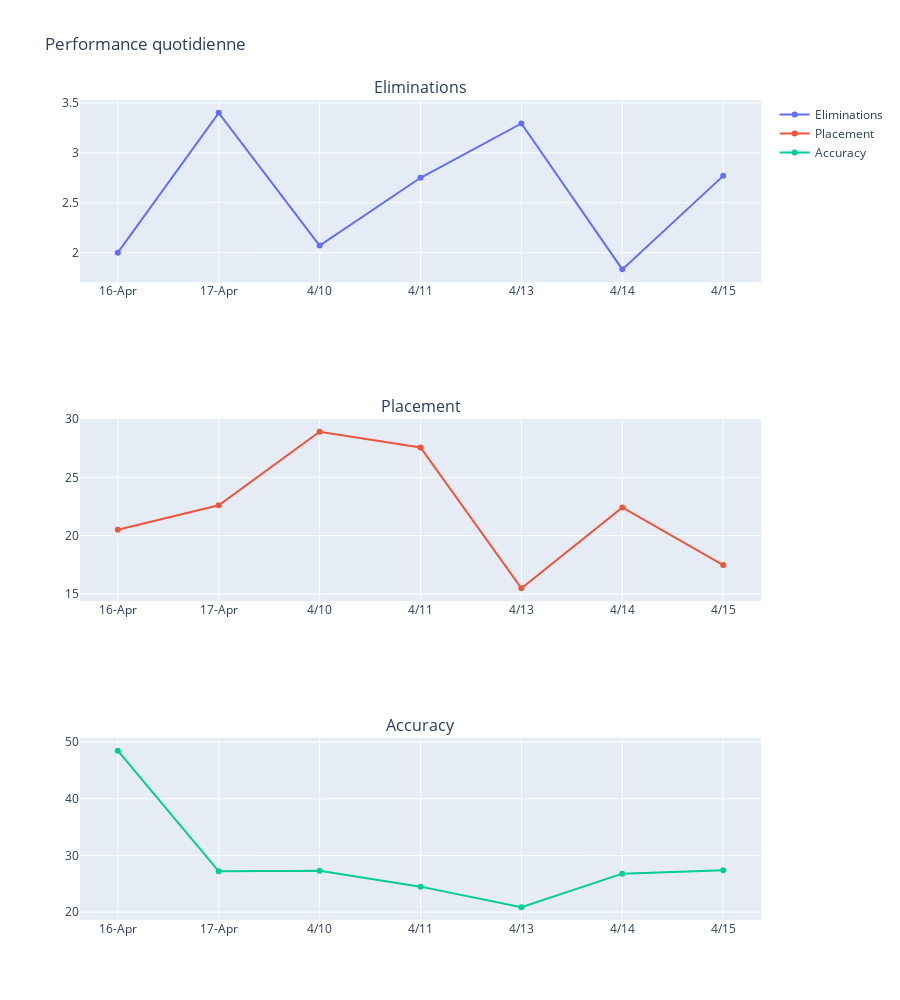
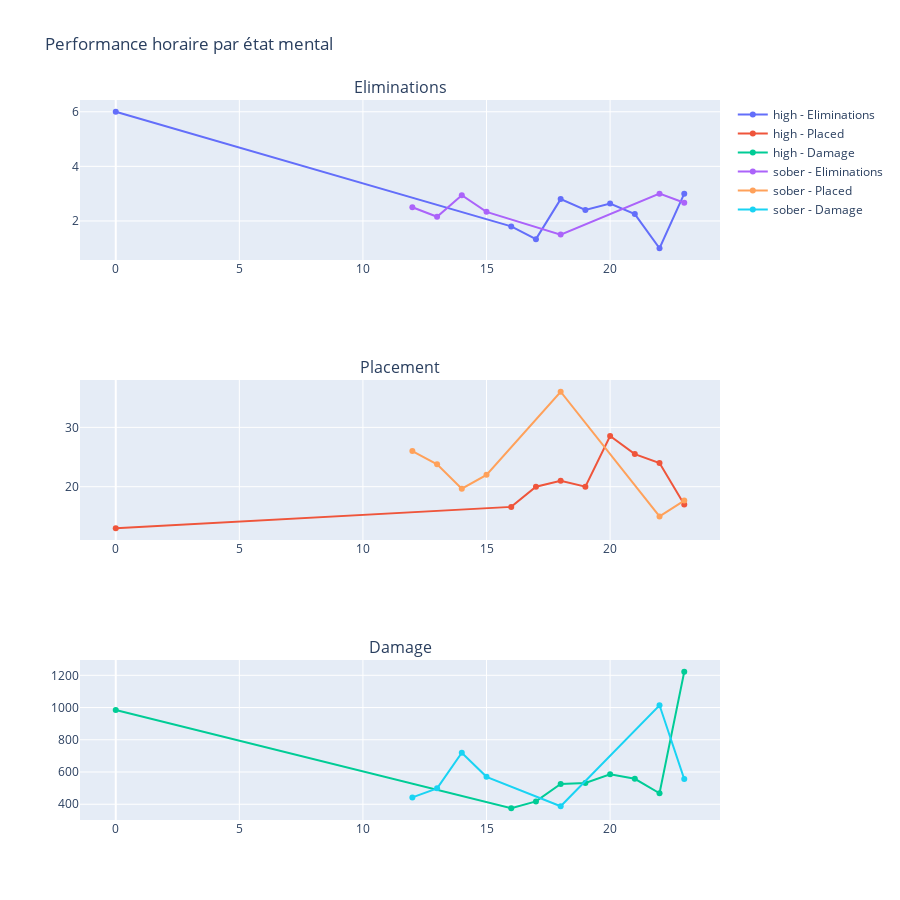

The cell these charts' notebook holds for them, in order:
### Code cell
%pip install nbformat

import pandas as pd
import numpy as np
import matplotlib.pyplot as plt
import seaborn as sns
import plotly.express as px
import plotly.graph_objects as go
from plotly.subplots import make_subplots

df = pd.read_csv('./Data/processed/FortniteStatistics.csv')

def plot_daily_performance():
    daily_stats = df.groupby('Date').agg({
        'Eliminations': 'mean',
        'Placed': 'mean',
        'Accuracy': lambda x: x.str.rstrip('%').astype(float).mean()
    })
    
    fig = make_subplots(rows=3, cols=1, subplot_titles=('Eliminations', 'Placement', 'Accuracy'))
    
    fig.add_trace(go.Scatter(x=daily_stats.index, y=daily_stats['Eliminations'], mode='lines+markers', name='Eliminations'), row=1, col=1)
    fig.add_trace(go.Scatter(x=daily_stats.index, y=daily_stats['Placed'], mode='lines+markers', name='Placement'), row=2, col=1)
    fig.add_trace(go.Scatter(x=daily_stats.index, y=daily_stats['Accuracy'], mode='lines+markers', name='Accuracy'), row=3, col=1)
    
    fig.update_layout(height=1000, title_text="Performance quotidienne")
    return fig

def combat_analysis():
    plt.figure(figsize=(30, 10))
    
    plt.subplot(2, 2, 1)
    sns.violinplot(x='Mental State', y='Damage to Players', data=df)
    plt.title('Distribution des dégâts par état mental')
    
    plt.subplot(2, 2, 2)
    sns.scatterplot(data=df, x='Hits', y='Damage to Players', hue='Mental State', size='Head Shots')
    plt.title('Relation Hits/Dégâts')
    
    plt.subplot(2, 2, 3)
    sns.boxplot(x='Mental State', y='Head Shots', data=df)
    plt.title('Distribution des Head Shots')
    
    plt.subplot(2, 2, 4)
    sns.histplot(data=df, x='Accuracy', hue='Mental State', multiple="stack")
    plt.title('Distribution de la précision')
    
    plt.tight_layout()
    plt.show()  

def hourly_performance():
    df['Hour'] = pd.to_datetime(df['Time of Day']).dt.hour
    
    hourly_stats = df.groupby(['Hour', 'Mental State']).agg({
        'Eliminations': 'mean',
        'Placed': 'mean',
        'Damage to Players': 'mean'
    }).reset_index()
    
    fig = make_subplots(rows=3, cols=1, subplot_titles=('Eliminations', 'Placement', 'Damage'))
    
    for state in hourly_stats['Mental State'].unique():
        state_data = hourly_stats[hourly_stats['Mental State'] == state]
        
        fig.add_trace(go.Scatter(x=state_data['Hour'], y=state_data['Eliminations'],
                                mode='lines+markers', name=f'{state} - Eliminations'), row=1, col=1)
        fig.add_trace(go.Scatter(x=state_data['Hour'], y=state_data['Placed'],
                                mode='lines+markers', name=f'{state} - Placed'), row=2, col=1)
        fig.add_trace(go.Scatter(x=state_data['Hour'], y=state_data['Damage to Players'],
                                mode='lines+markers', name=f'{state} - Damage'), row=3, col=1)
    
    fig.update_layout(height=900, title_text="Performance horaire par état mental")
    return fig

daily_perf = plot_daily_performance()
daily_perf.show()

combat_analysis()  

hourly_perf = hourly_performance()
hourly_perf.show()

### Figure 1 — Plotly figure (JSON) as saved in the notebook; plotly's stock layout.template omitted (floating-point values rounded to 4 significant figures)
{"data": [{"mode": "lines+markers", "name": "Eliminations", "type": "scatter", "x": ["16-Apr", "17-Apr", "4/10", "4/11", "4/13", "4/14", "4/15"], "xaxis": "x", "y": [2, 3.4, 2.071, 2.75, 3.294, 1.833, 2.769], "yaxis": "y"}, {"mode": "lines+markers", "name": "Placement", "type": "scatter", "x": ["16-Apr", "17-Apr", "4/10", "4/11", "4/13", "4/14", "4/15"], "xaxis": "x2", "y": [20.5, 22.6, 28.93, 27.58, 15.47, 22.42, 17.46], "yaxis": "y2"}, {"mode": "lines+markers", "name": "Accuracy", "type": "scatter", "x": ["16-Apr", "17-Apr", "4/10", "4/11", "4/13", "4/14", "4/15"], "xaxis": "x3", "y": [48.5, 27.2, 27.29, 24.5, 20.88, 26.79, 27.38], "yaxis": "y3"}], "layout": {"annotations": [{"font": {"size": 16}, "showarrow": false, "text": "Eliminations", "x": 0.5, "xanchor": "center", "xref": "paper", "y": 1, "yanchor": "bottom", "yref": "paper"}, {"font": {"size": 16}, "showarrow": false, "text": "Placement", "x": 0.5, "xanchor": "center", "xref": "paper", "y": 0.6111, "yanchor": "bottom", "yref": "paper"}, {"font": {"size": 16}, "showarrow": false, "text": "Accuracy", "x": 0.5, "xanchor": "center", "xref": "paper", "y": 0.2222, "yanchor": "bottom", "yref": "paper"}], "height": 1000, "title": {"text": "Performance quotidienne"}, "xaxis": {"anchor": "y", "domain": [0, 1]}, "xaxis2": {"anchor": "y2", "domain": [0, 1]}, "xaxis3": {"anchor": "y3", "domain": [0, 1]}, "yaxis": {"anchor": "x", "domain": [0.7778, 1]}, "yaxis2": {"anchor": "x2", "domain": [0.3889, 0.6111]}, "yaxis3": {"anchor": "x3", "domain": [0, 0.2222]}}}

### Figure 2 — Plotly figure (JSON) as saved in the notebook; plotly's stock layout.template omitted (floating-point values rounded to 4 significant figures)
{"data": [{"mode": "lines+markers", "name": "high - Eliminations", "type": "scatter", "x": [0, 16, 17, 18, 19, 20, 21, 22, 23], "xaxis": "x", "y": [6, 1.8, 1.333, 2.8, 2.4, 2.636, 2.25, 1, 3], "yaxis": "y"}, {"mode": "lines+markers", "name": "high - Placed", "type": "scatter", "x": [0, 16, 17, 18, 19, 20, 21, 22, 23], "xaxis": "x2", "y": [13, 16.6, 20, 21, 20, 28.55, 25.5, 24, 17], "yaxis": "y2"}, {"mode": "lines+markers", "name": "high - Damage", "type": "scatter", "x": [0, 16, 17, 18, 19, 20, 21, 22, 23], "xaxis": "x3", "y": [985, 375.2, 417.7, 525.8, 532.3, 585.8, 558, 468, 1222], "yaxis": "y3"}, {"mode": "lines+markers", "name": "sober - Eliminations", "type": "scatter", "x": [12, 13, 14, 15, 18, 22, 23], "xaxis": "x", "y": [2.5, 2.154, 2.944, 2.333, 1.5, 3, 2.667], "yaxis": "y"}, {"mode": "lines+markers", "name": "sober - Placed", "type": "scatter", "x": [12, 13, 14, 15, 18, 22, 23], "xaxis": "x2", "y": [26, 23.77, 19.67, 22, 36, 15, 17.67], "yaxis": "y2"}, {"mode": "lines+markers", "name": "sober - Damage", "type": "scatter", "x": [12, 13, 14, 15, 18, 22, 23], "xaxis": "x3", "y": [442.5, 498.8, 719.4, 570.2, 387.5, 1014, 556], "yaxis": "y3"}], "layout": {"annotations": [{"font": {"size": 16}, "showarrow": false, "text": "Eliminations", "x": 0.5, "xanchor": "center", "xref": "paper", "y": 1, "yanchor": "bottom", "yref": "paper"}, {"font": {"size": 16}, "showarrow": false, "text": "Placement", "x": 0.5, "xanchor": "center", "xref": "paper", "y": 0.6111, "yanchor": "bottom", "yref": "paper"}, {"font": {"size": 16}, "showarrow": false, "text": "Damage", "x": 0.5, "xanchor": "center", "xref": "paper", "y": 0.2222, "yanchor": "bottom", "yref": "paper"}], "height": 900, "title": {"text": "Performance horaire par état mental"}, "xaxis": {"anchor": "y", "domain": [0, 1]}, "xaxis2": {"anchor": "y2", "domain": [0, 1]}, "xaxis3": {"anchor": "y3", "domain": [0, 1]}, "yaxis": {"anchor": "x", "domain": [0.7778, 1]}, "yaxis2": {"anchor": "x2", "domain": [0.3889, 0.6111]}, "yaxis3": {"anchor": "x3", "domain": [0, 0.2222]}}}
